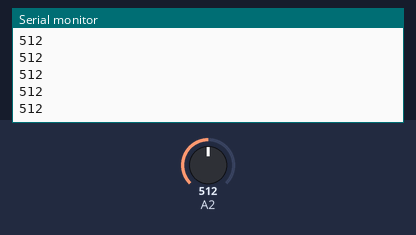
A sketch run on a simulated Arduino Uno, built with avr-gcc and run on an emulated ATmega328P. Parts: the last lines printed to the serial monitor. The inputs (shaded band) are chosen by the test bench; at power-on: A2 = 512.

Above: at 1.2 s.
1.3 s: A2 set to 716
At 2.3 s:
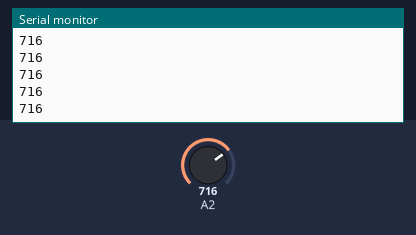
2.8 s: A2 set to 900
At 3.8 s:
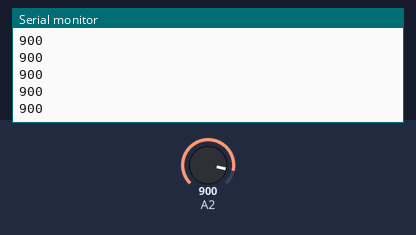
Timing chart, 0 to 5.8 s (numbered marks = the images above; inputs shaded):
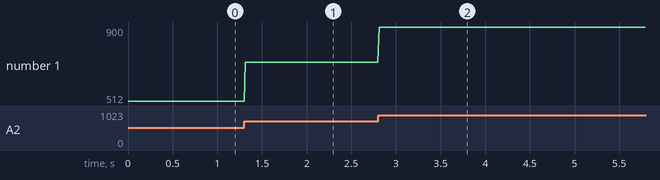

The sketch:

piezo_basic.ino
```cpp
void setup() {
  // open the serial connection at
  // 9600 BAUD
  Serial.begin(9600);
}


void loop() {
  // store the value read from pin 2
  // into a variable
  int sensorValue = analogRead(2);
  // print that variable over the serial connection
  Serial.println(sensorValue);
  delay(15);
}
```

Measured:
- after the input at 1.3 s, the serial monitor: prints a new line at once (image 1)
- after the input at 2.8 s, the serial monitor: prints a new line at once (image 2)
- plotted number 1: 512 → 716 after the input at 1.3 s, 716 → 900 after the input at 2.8 s
